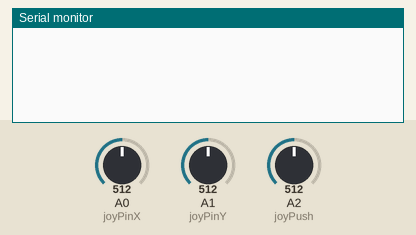
This sketch was run on a simulated Arduino Uno, built with avr-gcc and run on an emulated ATmega328P. On the bench: the last lines printed to the serial monitor. The test bench sets the inputs (shaded band); at power-on: A0 (joyPinX) = 512, A1 (joyPinY) = 512, A2 (joyPush) = 512.

Above: at 1.2 s.
1.3 s: A0 (joyPinX) set to 209
2.8 s: A0 (joyPinX) set to 188
At 3.5 s:
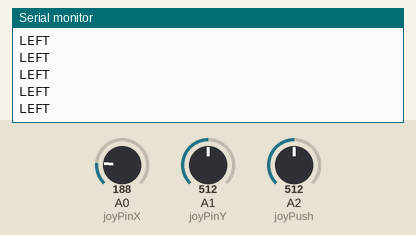
4.7 s: A0 (joyPinX) set to 1010
At 5.8 s:
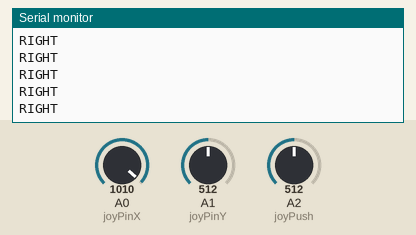
6.6 s: A0 (joyPinX) set to 988
8.1 s: A1 (joyPinY) set to 216
9.6 s: A1 (joyPinY) set to 183
At 10.2 s:
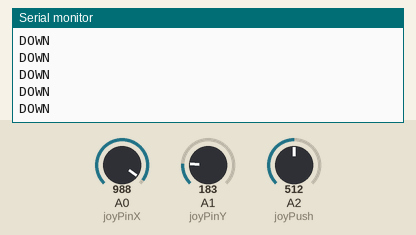

Measured:
- the behaviour switches between 200 and 199 on A0 (joyPinX) (found by bisection; images 0 and 1)
- the behaviour switches between 200 and 199 on A1 (joyPinY) (found by bisection; images 2 and 3)
- after the input at 2.8 s, the serial monitor: prints a new line at once (image 1)
- after the input at 4.7 s, the serial monitor: prints a new line after 0.07 s (image 2)
- after the input at 9.6 s, the serial monitor: prints a new line at once (image 3)

The sketch:

JoyStick2.ino
```cpp
/* Read Jostick
Kelsey Caron
debugging ELEGOO joyStick
October 20, 2016
Purpose: to debug and learn about the ELEGOO JoyStick

  */

 //int ledPin = 13;
 int joyPinX = A0;                // X-axis When JoyStick is pugged into bread board
 int joyPinY = A1;                // Y-axis When JoyStick is pugged into bread board
 int joyPush = A2;                // Push application for joyStick
 int value1 = 0;                  // variable to read the value from the analog pin 0
 int value2 = 0;                  // variable to read the value from the analog pin 1
 int value3 = 0;                  // variable to read the value from the analog pin 2
 void setup() {
  Serial.begin(9600);
 }


 void loop() {
  // reads the value of the variable resistor
  value1 = analogRead(joyPinX); // BASE:513
  value2 = analogRead(joyPinY);   // BASE:515
  value3 = analogRead(joyPush); // BASE: 533- 387

  ////////////////////////////////////////////////////////
  //Print Reading from JoyStick for X, Y, and Push.
  //Serial.print("x axis: ");
  //Serial.println(value1);
  //Serial.print("y-axis: ");
  //Serial.println(value2);
  //Serial.print("push: ");
  //Serial.println(value3);
  //delay(1000);
  ////////////////////////////////////////////////////////

  ////////////////////////////////////////////////////////
  //JoyStick at work, printing out LEFT,RIGHT,UP,DOWN,PUSH
  if(value1 > 1000){
    Serial.println("RIGHT");
    }
  else if(value1 < 200){
    Serial.println("LEFT");
    }
  else if(value2 < 200){
    Serial.println("DOWN");
    }
    else if(value2 > 1000){
    Serial.println("UP");
    }
    else if(value3 == 0){
     Serial.println("PUSH");
     }

//////////////////////////////////////////////////////////


 }
```
